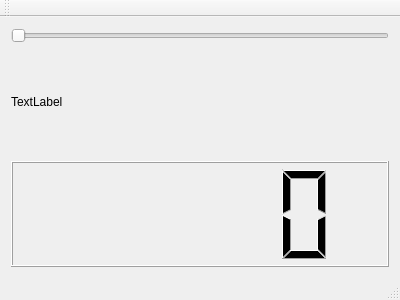
<?xml version="1.0" encoding="UTF-8"?>
<ui version="4.0">
 <class>MainWindow</class>
 <widget class="QMainWindow" name="MainWindow">
  <property name="geometry">
   <rect>
    <x>0</x>
    <y>0</y>
    <width>400</width>
    <height>300</height>
   </rect>
  </property>
  <property name="windowTitle">
   <string>MainWindow</string>
  </property>
  <widget class="QWidget" name="centralWidget">
   <layout class="QVBoxLayout" name="verticalLayout">
    <item>
     <widget class="QSlider" name="horizontalSlider">
      <property name="orientation">
       <enum>Qt::Orientation::Horizontal</enum>
      </property>
     </widget>
    </item>
    <item>
     <widget class="QLabel" name="label">
      <property name="text">
       <string>TextLabel</string>
      </property>
     </widget>
    </item>
    <item>
     <widget class="QLCDNumber" name="lcdNumber"/>
    </item>
   </layout>
  </widget>
  <widget class="QMenuBar" name="menuBar">
   <property name="geometry">
    <rect>
     <x>0</x>
     <y>0</y>
     <width>400</width>
     <height>26</height>
    </rect>
   </property>
  </widget>
  <widget class="QToolBar" name="mainToolBar">
   <attribute name="toolBarArea">
    <enum>TopToolBarArea</enum>
   </attribute>
   <attribute name="toolBarBreak">
    <bool>false</bool>
   </attribute>
  </widget>
  <widget class="QStatusBar" name="statusBar"/>
 </widget>
 <layoutdefault spacing="6" margin="11"/>
 <resources/>
 <connections>
  <connection>
   <sender>horizontalSlider</sender>
   <signal>valueChanged(int)</signal>
   <receiver>label</receiver>
   <slot>setNum(int)</slot>
   <hints>
    <hint type="sourcelabel">
     <x>199</x>
     <y>67</y>
    </hint>
    <hint type="destinationlabel">
     <x>199</x>
     <y>172</y>
    </hint>
   </hints>
  </connection>
  <connection>
   <sender>label</sender>
   <signal>linkActivated(QString)</signal>
   <receiver>lcdNumber</receiver>
   <slot>display(QString)</slot>
   <hints>
    <hint type="sourcelabel">
     <x>199</x>
     <y>126</y>
    </hint>
    <hint type="destinationlabel">
     <x>199</x>
     <y>218</y>
    </hint>
   </hints>
  </connection>
 </connections>
</ui>
